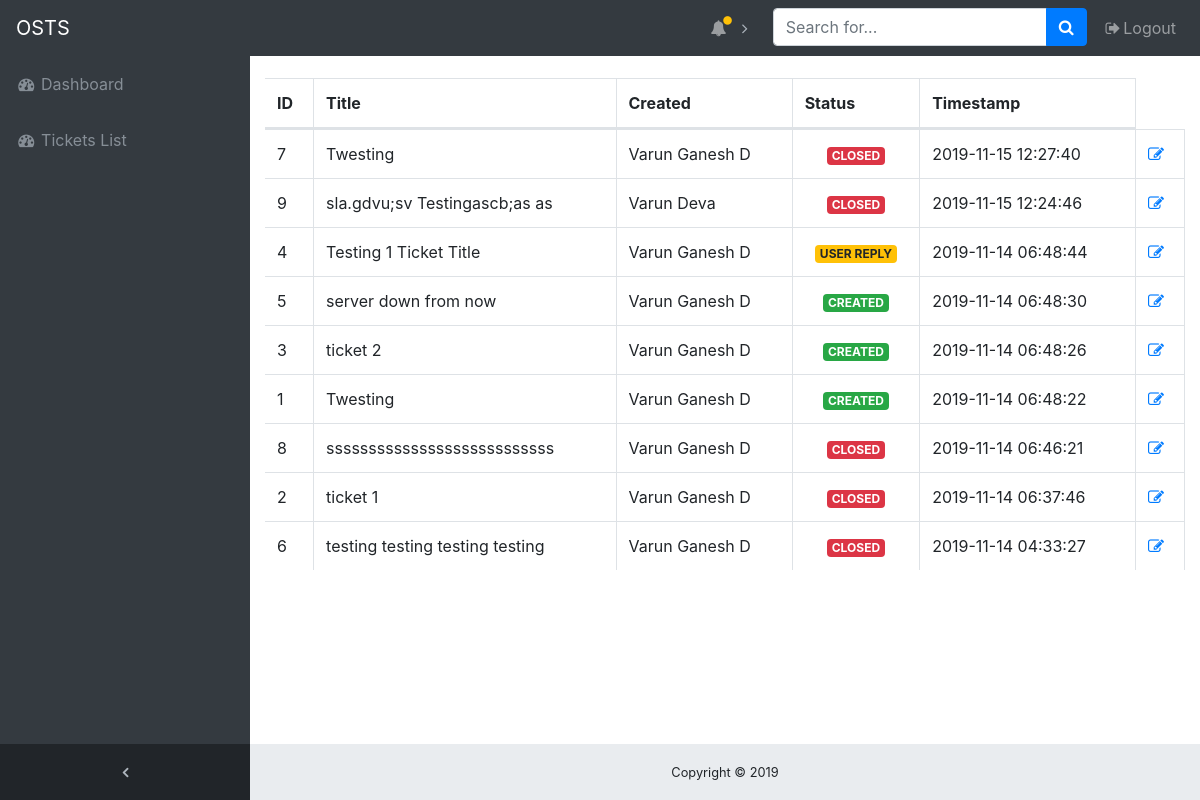
/staff/viewtickets.php (signed in), run on the app's committed database.
### tables this page shows
CREATE TABLE `tickets` (
  `ticket_id` int(11) NOT NULL,
  `ticket_title` varchar(255) NOT NULL,
  `ticket_desc` varchar(1000) NOT NULL,
  `ticket_status` varchar(255) NOT NULL,
  `user_id` int(11) NOT NULL,
  `department_id` int(11) NOT NULL,
  `timestamp` timestamp NOT NULL DEFAULT current_timestamp() ON UPDATE current_timestamp()
);

CREATE TABLE `users` (
  `user_id` int(11) NOT NULL,
  `user_name` varchar(255) NOT NULL,
  `user_email` varchar(255) NOT NULL,
  `user_phone` varchar(255) NOT NULL,
  `user_dob` varchar(255) DEFAULT NULL,
  `user_mailopt` tinyint(1) NOT NULL DEFAULT 0,
  `user_pass` varchar(255) NOT NULL
);

### staff/viewtickets.php (the view, shortened to what this page needs)
<?php
function statusfun($status){
  switch ($status) {
    case 'CLOSED':
      return '<span class="badge badge-danger">'. $status.'</span>';
      break;
      case 'CREATED':
        return '<span class="badge badge-success">'. $status.'</span>';
        break;
      case 'USER REPLY':
        return '<span class="badge badge-warning">'. $status.'</span>';
        break;
  }
}
?>
<!doctype html>
<html lang="en">
  <head>
    <link rel="stylesheet" href="https://stackpath.bootstrapcdn.com/bootstrap/4.2.1/css/bootstrap.min.css">
    <link href="https://stackpath.bootstrapcdn.com/font-awesome/4.7.0/css/font-awesome.min.css" rel="stylesheet">
      <link rel="stylesheet" href="https://cdn.datatables.net/1.10.18/css/dataTables.bootstrap4.min.css">
    <link href="css/sb-admin.css" rel="stylesheet">
  </head>
  <body class="fixed-nav sticky-footer bg-dark" id="page-top">
    <?php
    include('include/navigation.php');
    ?>
        <div class="content-wrapper">
          <div class="container-fluid">
            <div class="row">
              <div class="col-12">
              <div class="table-responsive">
                <table   class="table table-bordered" id="dataTable" width="100%" cellspacing="0">
                        <thead>
                          <tr style="text-align:center;">
                            <th>ID</th>
                            <th>Title</th>
                            <th>Created</th>
                            <th>Status</th>
                            <th>Timestamp</th>
                          </tr>
                        </thead>
                        <tbody>
                          <?php
                          $query = "SELECT * FROM tickets,department,users WHERE department.department_id=tickets.department_id AND users.user_id=tickets.user_id ORDER BY timestamp desc";
                  require_once('include/conn.php');
                  $result= mysqli_query($conn,$query);
                  while($row= mysqli_fetch_assoc($result))
                   {?>
                    <tr>
                      <td><?php echo $row['ticket_id'] ?></td>
                      <td><?php echo $row['ticket_title'] ?></td>
                      <td><?php echo $row['user_name'] ?></td>
                      <td style="text-align:center;"><?php echo statusfun($row['ticket_status']) ?></td>
                      <td><?php echo $row['timestamp'] ?></td>
                      <td>
                        <a href="ticketdetail.php?id=<?php echo $row['ticket_id']; ?>">
                          <i class="fa fa-pencil-square-o" aria-hidden="true"></i>
                        </a>
                      </td>
                    </tr>
                  <?php }?>
                        </tbody>
                      </table>
</div>
              </div>
                </div>
            </div>
          </div>
          <footer class="sticky-footer">
            <div class="container">
              <div class="text-center">
                <small>Copyright © 2019 </small>
              </div>
            </div>
          </footer>
  </body>
</html>

### staff/css/sb-admin.css (style rules this page uses)
html { position: relative; min-height: 100%; }
body { overflow-x: hidden; }
body.sticky-footer { margin-bottom: 56px; }
body.sticky-footer .content-wrapper { min-height: calc(100vh - 56px - 56px); }
body.fixed-nav { padding-top: 56px; }
.content-wrapper { min-height: calc(100vh - 56px); padding-top: 1rem; }
.content-wrapper { overflow-x: hidden; background: white; }
@media (min-width: 992px) { .content-wrapper { margin-left: 250px; } }
footer.sticky-footer { position: absolute; right: 0; bottom: 0; width: 100%; height: 56px; background-color: #e9ecef; line-height: 55px; }
@media (min-width: 992px) { footer.sticky-footer { width: calc(100% - 250px); } }

### data on the page
tickets: ticket_id "7", ticket_title "Twesting", user.user_name "Varun Ganesh D", ticket_status "CLOSED", timestamp "2019-11-15 12:27:40"
tickets: ticket_id "9", ticket_title "sla.gdvu;sv Testingascb;as as", user.user_name "Varun Deva", ticket_status "CLOSED", timestamp "2019-11-15 12:24:46"
tickets: ticket_id "4", ticket_title "Testing 1 Ticket Title", user.user_name "Varun Ganesh D", ticket_status "USER REPLY", timestamp "2019-11-14 06:48:44"
tickets: ticket_id "5", ticket_title "server down from now", user.user_name "Varun Ganesh D", ticket_status "CREATED", timestamp "2019-11-14 06:48:30"
tickets: ticket_id "3", ticket_title "ticket 2", user.user_name "Varun Ganesh D", ticket_status "CREATED", timestamp "2019-11-14 06:48:26"
tickets: ticket_id "1", ticket_title "Twesting", user.user_name "Varun Ganesh D", ticket_status "CREATED", timestamp "2019-11-14 06:48:22"
tickets: ticket_id "8", ticket_title "sssssssssssssssssssssssssss", user.user_name "Varun Ganesh D", ticket_status "CLOSED", timestamp "2019-11-14 06:46:21"
tickets: ticket_id "2", ticket_title "ticket 1", user.user_name "Varun Ganesh D", ticket_status "CLOSED", timestamp "2019-11-14 06:37:46"
tickets: ticket_id "6", ticket_title "testing testing testing testing", user.user_name "Varun Ganesh D", ticket_status "CLOSED", timestamp "2019-11-14 04:33:27"
